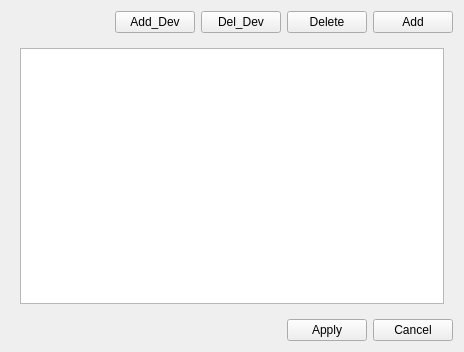
<?xml version="1.0" encoding="UTF-8"?>
<ui version="4.0">
 <class>ElectronicComponentValueWindow</class>
 <widget class="QWidget" name="ElectronicComponentValueWindow">
  <property name="geometry">
   <rect>
    <x>0</x>
    <y>0</y>
    <width>464</width>
    <height>352</height>
   </rect>
  </property>
  <property name="windowTitle">
   <string>Form</string>
  </property>
  <layout class="QGridLayout" name="gridLayout">
   <item row="0" column="2">
    <widget class="QPushButton" name="del_devButton">
     <property name="text">
      <string>Del_Dev</string>
     </property>
    </widget>
   </item>
   <item row="0" column="1">
    <widget class="QPushButton" name="add_devButton">
     <property name="text">
      <string>Add_Dev</string>
     </property>
    </widget>
   </item>
   <item row="0" column="3">
    <widget class="QPushButton" name="deleteButton">
     <property name="text">
      <string>Delete</string>
     </property>
    </widget>
   </item>
   <item row="0" column="0">
    <spacer name="horizontalSpacer">
     <property name="orientation">
      <enum>Qt::Horizontal</enum>
     </property>
     <property name="sizeHint" stdset="0">
      <size>
       <width>40</width>
       <height>20</height>
      </size>
     </property>
    </spacer>
   </item>
   <item row="0" column="4">
    <widget class="QPushButton" name="addButtom">
     <property name="text">
      <string>Add</string>
     </property>
    </widget>
   </item>
   <item row="1" column="0" colspan="5">
    <widget class="QWidget" name="widget" native="true">
     <layout class="QVBoxLayout" name="verticalLayout">
      <item>
       <widget class="QTableView" name="tableView"/>
      </item>
     </layout>
    </widget>
   </item>
   <item row="2" column="4">
    <widget class="QPushButton" name="cancelButton">
     <property name="text">
      <string>Cancel</string>
     </property>
    </widget>
   </item>
   <item row="2" column="3">
    <widget class="QPushButton" name="applyButton">
     <property name="text">
      <string>Apply</string>
     </property>
    </widget>
   </item>
  </layout>
 </widget>
 <resources/>
 <connections/>
</ui>
